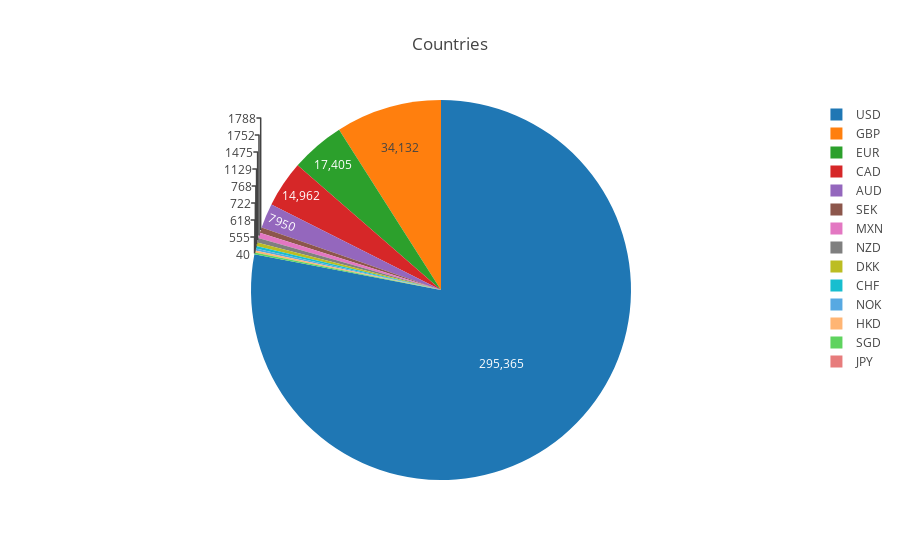

Notebook source saved alongside this figure:
### Code cell
currency_pie = startups.currency.value_counts()
curr_state = go.Pie(labels=currency_pie.index, values=currency_pie, textinfo='value')
layout = dict(title = 'Countries')
py.iplot(dict(data=[curr_state], layout=layout))

### Figure 1 — Plotly figure (JSON) as saved in the notebook; plotly's stock layout.template omitted (floating-point values rounded to 4 significant figures)
{"data": [{"labels": ["USD", "GBP", "EUR", "CAD", "AUD", "SEK", "MXN", "NZD", "DKK", "CHF", "NOK", "HKD", "SGD", "JPY"], "textinfo": "value", "type": "pie", "values": [295365, 34132, 17405, 14962, 7950, 1788, 1752, 1475, 1129, 768, 722, 618, 555, 40]}], "layout": {"title": "Countries"}}
